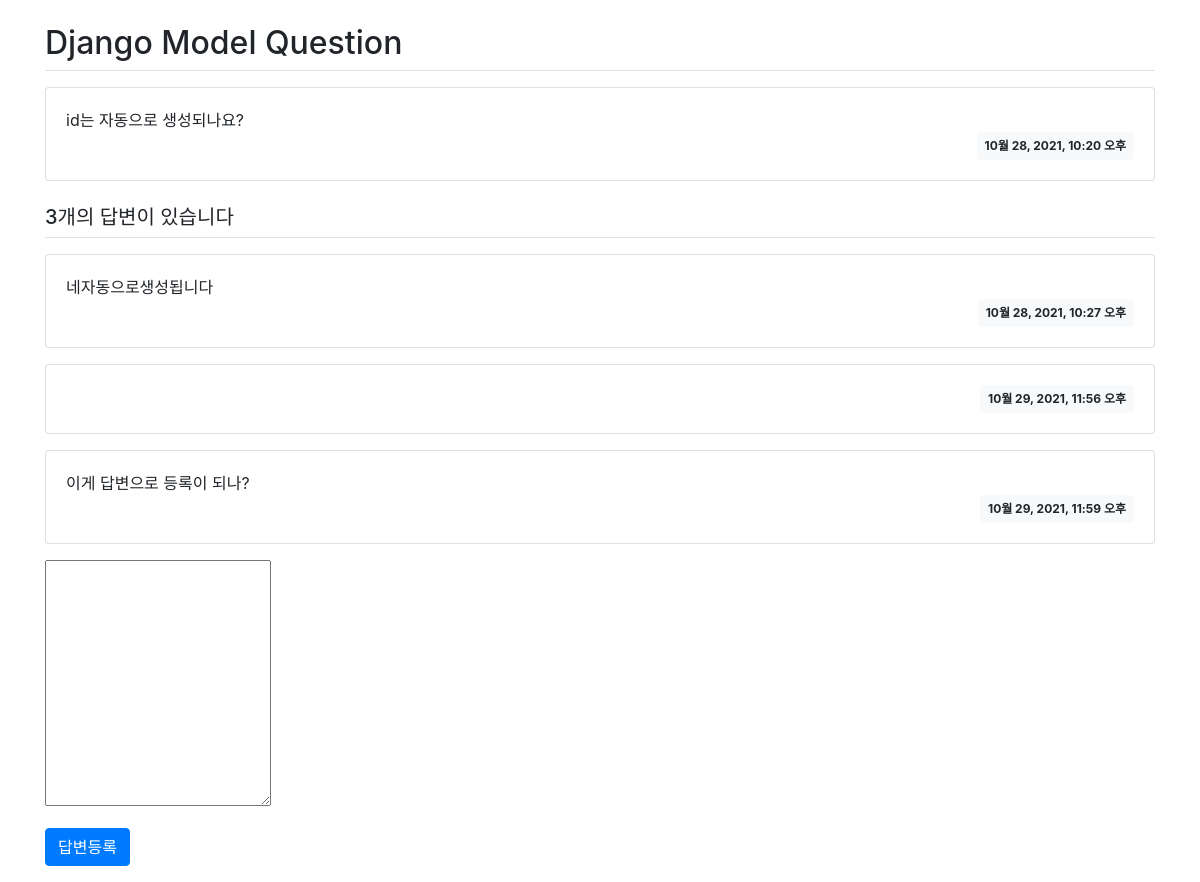
Screenshot of /pybo/2/ with the database file from the repository.
### pybo/models.py (models this page shows, shortened)
class Question(models.Model):
    subject = models.CharField(max_length=200)
    content = models.TextField()
    create_date = models.DateTimeField()

class Answer(models.Model):
    question = models.ForeignKey(Question, on_delete=models.CASCADE)
    content = models.TextField()
    create_date = models.DateTimeField()

### pybo/views.py (the view)
# urls.py: path('<int:question_id>/', views.detail, name='detail'),
def detail(request, question_id):
    question = Question.objects.get(id=question_id)
    context = {'question': question}
    return render(request, 'pybo/question_detail.html', context)

### templates/pybo/question_detail.html (shortened to what this page needs)
{% extends 'base.html' %}
{% block content %}
<div class="container my-3">
    <h2 class="border-bottom py-2">{{ question.subject }}</h2>
    <div class="card my-3">
        <div class="card-body">
            <div class="card-text" style="white-space: pre-line;">{{ question.content }} </div>
                <div class="d-flex justify-content-end">
                    <div class="badge badge-light p-2">
                        {{ question.create_date }}
                    </div>
                </div>
        </div>
    </div>
    <h5 class="border-bottom my-3 py-2">{{ question.answer_set.count }}개의 답변이 있습니다</h5>
    {% for answer in question.answer_set.all %}
    <div class="card my-3">
        <div class="card-body">
            <div class="card-text" style="white-space: pre-line;">{{ answer.content }}</div>
                <div class="d-flex justify-content-end">
                    <div class="badge badge-light p-2">{{ answer.create_date }}</div>
                </div>
        </div>
    </div>
    {% endfor %}
    <form action="{% url 'pybo:answer_create' question.id %}" method="post" class="my-3">
        <div class="form-group">
            <textarea name="content" id="content" rows="10"></textarea>
        </div>
        <input type="submit" value="답변등록" class="btn btn-primary">
    </form>
</div>
{% endblock %}

### rows the page displays
Question: subject "Django Model Question", content "id는 자동으로 생성되나요?", create_date "10월 28, 2021, 10:20 오후", answer_set.count "3"
Answer: content "네자동으로생성됩니다", create_date "10월 28, 2021, 10:27 오후"
Answer: create_date "10월 29, 2021, 11:56 오후"
Answer: content "이게 답변으로 등록이 되나?", create_date "10월 29, 2021, 11:59 오후"
